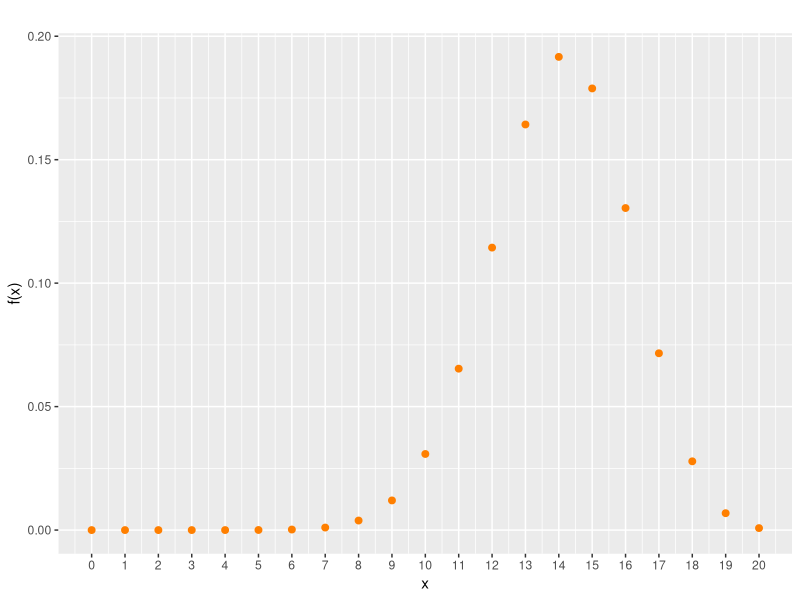
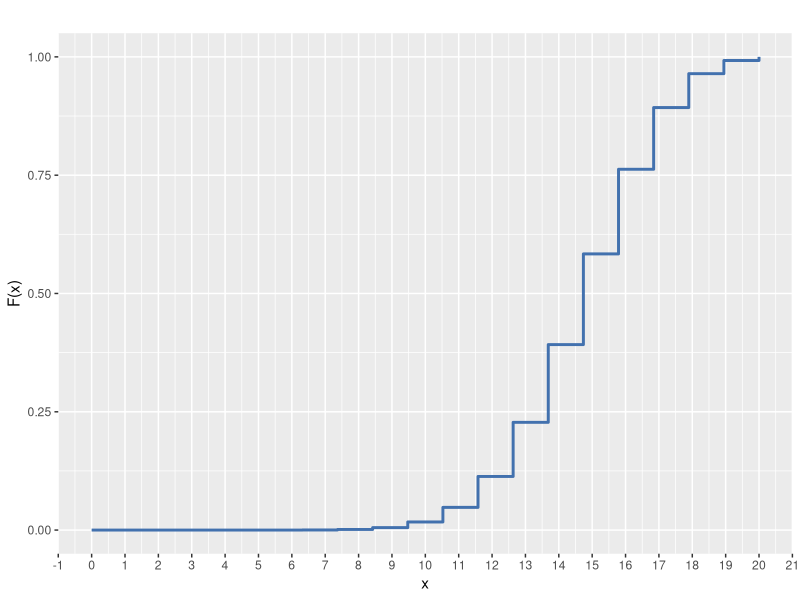
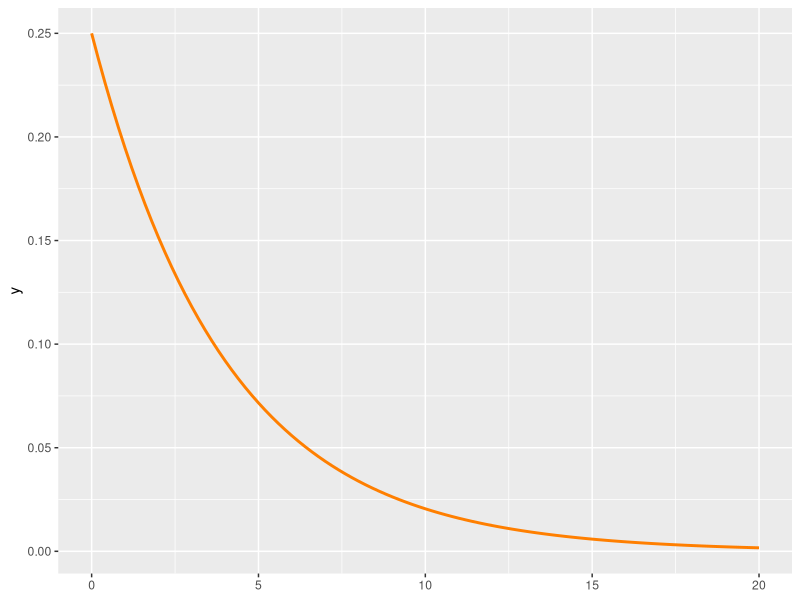

Here is the R script that generated these plots, in order:
## ---- chunk 1
knitr::opts_chunk$set(echo = TRUE, message = FALSE, warning = FALSE, comment = NA)
## ---- chunk 2
library(ggplot2)
# modelo binomial  ok
dat<-data.frame(x<-0:20,
                fx<-dbinom(x,20,0.70))

ggplot(dat) + geom_point(aes(x, fx),colour = "#FF7F00", size = 2) +
scale_x_continuous(limits = c(0, 20),
                   breaks = 0:20, 
                   labels = c('0','1','2','3','4','5','6','7','8','9','10','11','12','13','14','15','16','17','18','19','20'))+
   labs(title = "",
       x= "x",
       y= "f(x)")
## ---- chunk 3
library(ggplot2)
ggplot() +
  stat_function(fun = function(q) pbinom(q = q, size = 20, prob = 0.7),
                geom = "step",
                n = 20,
                colour = "#4271AE",
                size = 1) +
  scale_x_continuous(n.breaks = 20, limits = c(0, 20))+
   labs(title = "",
       x= "x",
       y= "F(x)")
## ---- chunk 4
fx=function(x){1/4*exp(-x/4)}
ggplot() +
  xlim(c(0, 20)) +
  geom_function(fun = fx,
                colour = "#FF7F00",
                lwd = 1,
                linetype = 1)
